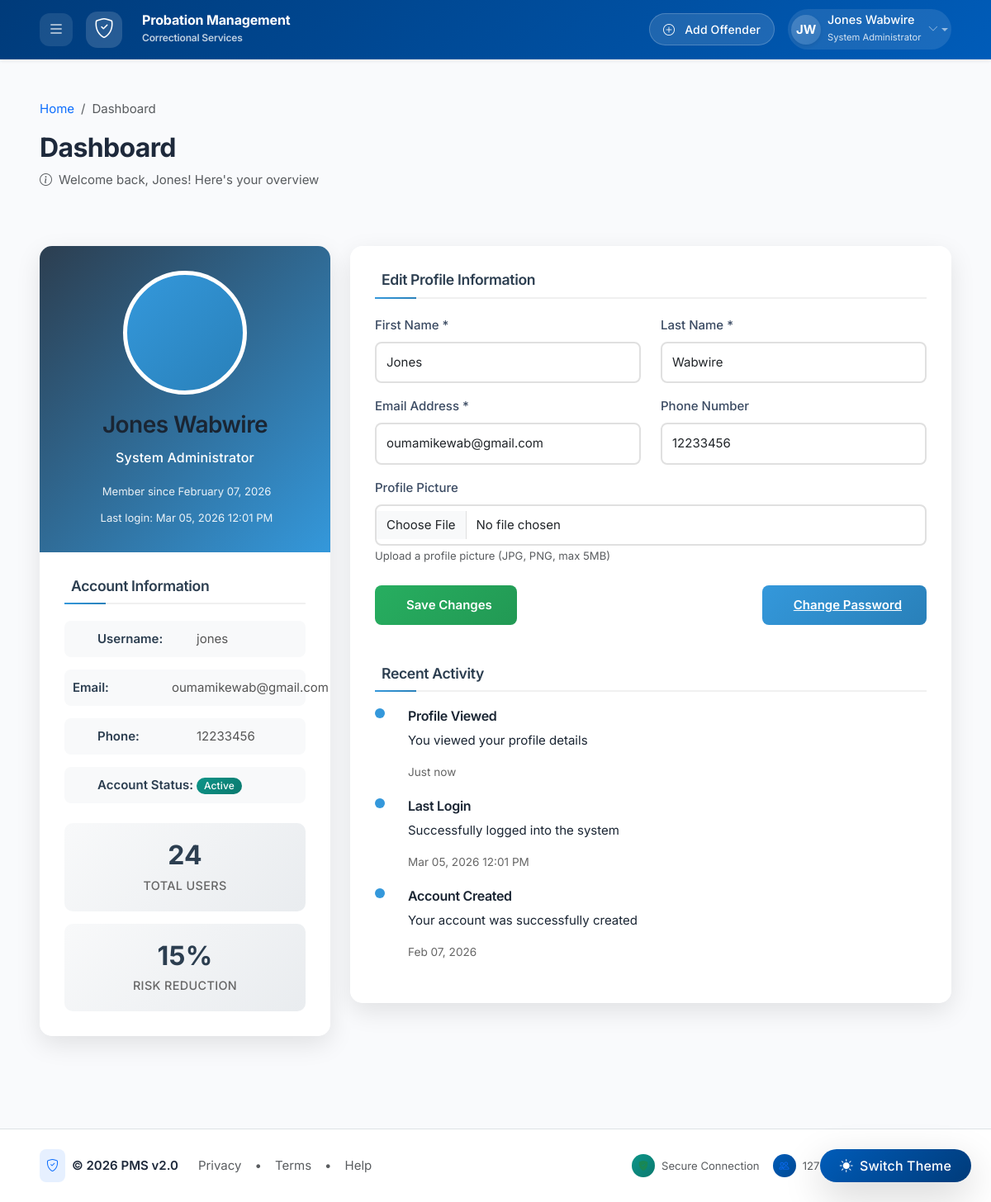
The page /accounts/profile/ (signed in) on the database as committed earlier.
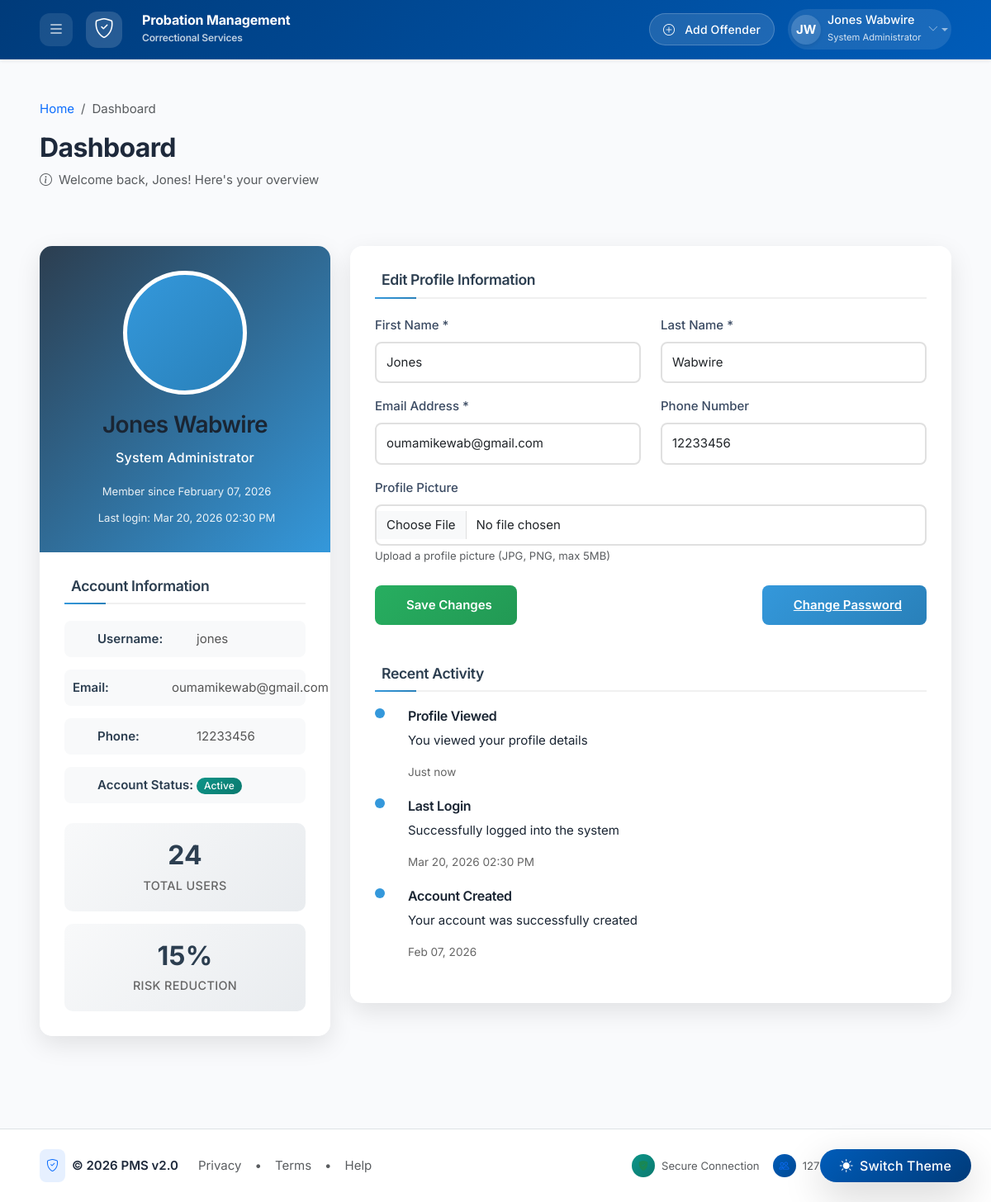
The same page on the database as committed later.
### accounts/models.py (models this page shows, shortened)
class User(AbstractUser):
    class Role(models.TextChoices):
        ADMIN = 'admin', _('System Administrator')
        OFFICER = 'officer', _('Probation Officer')
        OFFENDER = 'offender', _('Offender')
        JUDICIARY = 'judiciary', _('Judiciary Staff')
        NGO = 'ngo', _('NGO Staff')
    role = models.CharField(
        max_length=20,
        choices=Role.choices,
        default=Role.OFFICER,
        verbose_name=_('User Role')
    )
    phone = models.CharField(
        max_length=15,
        blank=True,
        verbose_name=_('Phone Number')
    )
    designation = models.CharField(
        max_length=100,
        blank=True,
        verbose_name=_('Designation')
    )
    profile_picture = models.ImageField(
        upload_to='profiles/',
        blank=True,
        null=True,
        verbose_name=_('Profile Picture')
    )
    date_created = models.DateTimeField(
        auto_now_add=True,
        verbose_name=_('Date Created')
    )
    date_updated = models.DateTimeField(
        auto_now=True,
        verbose_name=_('Date Updated')
    )
    class Meta:
        verbose_name = _('User')
        verbose_name_plural = _('Users')
        ordering = ['-date_created']

### accounts/views.py (the view, shortened to what this page needs)
# urls.py: path('profile/', views.profile_view, name='profile'),
def profile_view(request):
    if not request.user.is_authenticated:
        messages.error(request, 'Please login to view your profile.')
        return redirect('accounts:login')
    user = request.user
    context = {
        'user': user,
        'title': 'My Profile'
    }
    return render(request, 'accounts/profile.html', context)

### accounts/permissions.py (called while the page is built)
def add_role_permissions(request):
    context = {}
    if request.user.is_authenticated:
        context['user_role'] = request.user.role
        context['is_admin'] = request.user.role == User.Role.ADMIN
        context['is_officer'] = request.user.role == User.Role.OFFICER
        context['is_offender'] = request.user.role == User.Role.OFFENDER
        context['is_judiciary'] = request.user.role == User.Role.JUDICIARY
        context['is_ngo'] = request.user.role == User.Role.NGO
    return context

### templates/accounts/profile.html (shortened to what the changed rows need)
{% extends 'base.html' %}
{% load static %}
{% block content %}
<div class="profile-container">
    <div class="row">
        <div class="col-md-4 mb-4">
            <div class="profile-card">
                <div class="profile-header">
                    {% if user.profile_picture %}
                        <img src="{{ user.profile_picture.url }}" alt="Profile Picture" class="profile-avatar">
                    {% else %}
                        <div class="avatar-placeholder">
                        </div>
                    {% endif %}
                    <h3 class="mb-2">{{ user.get_full_name|default:user.username }}</h3>
                    <span class="badge badge-role badge-{{ user.role }}" style="font-size: 1rem;">
                        {{ user.get_role_display }}
                    </span>
                    <div class="mt-3">
                        <small style="opacity: 0.9;">
                            Member since {{ user.date_joined|date:"F d, Y" }}
                        </small>
                    </div>
                    <div class="mt-2">
                        <small style="opacity: 0.9;">
                            Last login: {{ user.last_login|date:"M d, Y h:i A"|default:"Never" }}
                        </small>
                    </div>
                </div>
                <div class="profile-body">
                    <div class="info-item">
                        <span class="info-label">Username:</span>
                        <span class="info-value">{{ user.username }}</span>
                    </div>
                    <div class="info-item">
                        <span class="info-label">Email:</span>
                        <span class="info-value">{{ user.email|default:"Not set" }}</span>
                    </div>
                    <div class="info-item">
                        <span class="info-label">Phone:</span>
                        <span class="info-value">{{ user.phone|default:"Not set" }}</span>
                    </div>
                </div>
            </div>
        </div>
        <div class="col-md-8">
            <div class="profile-card">
                <div class="profile-body">
                    <form method="post" enctype="multipart/form-data">
                        <div class="row">
                            <div class="col-md-6 mb-3">
                                <label class="form-label">First Name *</label>
                                <input type="text" class="form-control" name="first_name"
                                       value="{{ user.first_name|default:'' }}" required>
                            </div>
                            <div class="col-md-6 mb-3">
                                <label class="form-label">Last Name *</label>
                                <input type="text" class="form-control" name="last_name"
                                       value="{{ user.last_name|default:'' }}" required>
                            </div>
                        </div>
                        <div class="row">
                            <div class="col-md-6 mb-3">
                                <label class="form-label">Email Address *</label>
                                <input type="email" class="form-control" name="email"
                                       value="{{ user.email|default:'' }}" required>
                            </div>
                            <div class="col-md-6 mb-3">
                                <label class="form-label">Phone Number</label>
                                <input type="tel" class="form-control" name="phone"
                                       value="{{ user.phone|default:'' }}">
                            </div>
                        </div>
                    </form>
                    <div class="activity-timeline mt-5">
                        {% if user.last_login %}
                        <div class="timeline-item">
                            <div class="timeline-marker"></div>
                            <div class="timeline-content">
                                <h6>Last Login</h6>
                                <p>Successfully logged into the system</p>
                                <div class="timeline-time">{{ user.last_login|date:"M d, Y h:i A" }}</div>
                            </div>
                        </div>
                        {% endif %}
                        <div class="timeline-item">
                            <div class="timeline-content">
                                <h6>Account Created</h6>
                                <p>Your account was successfully created</p>
                                <div class="timeline-time">{{ user.date_joined|date:"M d, Y" }}</div>
                            </div>
                        </div>
                    </div>
                </div>
            </div>
        </div>
    </div>
</div>
{% endblock %}

### templates/base.html (shortened to what the changed rows need)
<!DOCTYPE html>
{% load static %}
<html lang="en" data-bs-theme="auto">
<head>
    <link href="https://cdn.jsdelivr.net/npm/bootstrap@5.3.2/dist/css/bootstrap.min.css" rel="stylesheet">
    <link rel="stylesheet" href="https://cdn.jsdelivr.net/npm/bootstrap-icons@1.11.1/font/bootstrap-icons.css">
    <link rel="stylesheet" href="https://cdn.datatables.net/1.13.6/css/dataTables.bootstrap5.min.css">
    <link rel="stylesheet" href="https://cdn.datatables.net/responsive/2.5.0/css/responsive.bootstrap5.min.css">
    <link href="https://cdn.jsdelivr.net/npm/select2@4.1.0-rc.0/dist/css/select2.min.css" rel="stylesheet">
    <link rel="stylesheet" href="https://cdn.jsdelivr.net/npm/select2-bootstrap-5-theme@1.3.0/dist/select2-bootstrap-5-theme.min.css">
    <link href="https://unpkg.com/aos@2.3.1/dist/aos.css" rel="stylesheet">
    <link rel="stylesheet" href="{% static 'css/style.css' %}">
    <link rel="stylesheet" href="{% static 'css/dashboard.css' %}">
</head>
<body class="d-flex flex-column min-vh-100">
    <nav class="navbar navbar-dark shadow-sm sticky-top app-navbar"
         style="background: linear-gradient(135deg, #003b7a 0%, #005cb9 100%); min-height: 72px; backdrop-filter: blur(10px);">
        <div class="container-fluid px-4">
            <ul class="navbar-nav flex-row align-items-center">
                {% if user.is_authenticated %}
                    <li class="nav-item me-3 d-none d-md-block">
                        <a href="{% url 'offenders:offender_create' %}" class="btn btn-sm text-white px-3"
                           style="background: rgba(255,255,255,0.12); border-radius: 30px; border: 1px solid rgba(255,255,255,0.2); text-decoration: none;">
                            <i class="bi bi-plus-circle me-1"></i> Add Offender
                        </a>
                    </li>
                    <li class="nav-item dropdown">
                        <a class="nav-link dropdown-toggle d-flex align-items-center p-1"
                           href="#"
                           role="button"
                           data-bs-toggle="dropdown"
                           aria-expanded="false"
                           style="background: rgba(255,255,255,0.1); border-radius: 40px; text-decoration: none;">
                            <div class="avatar-circle me-2 shadow-sm"
                                 style="width: 36px; height: 36px; border-radius: 50%; background: linear-gradient(135deg, #ffffff30, #ffffff20); display: flex; align-items: center; justify-content: center; color: white; font-weight: bold;">
                                {{ user.first_name|first|upper }}{{ user.last_name|first|upper }}
                            </div>
                            <div class="d-none d-xl-block text-start me-2">
                                <div class="fw-medium" style="font-size: 0.9rem; line-height: 1.2; color: white;">{{ user.get_full_name|default:user.username }}</div>
                                <small style="font-size: 0.7rem; opacity: 0.9; color: rgba(255,255,255,0.9);">{{ user.get_role_display|default:"User" }}</small>
                            </div>
                            <i class="bi bi-chevron-down text-white-50" style="font-size: 0.8rem;"></i>
                        </a>
                    </li>
                {% endif %}
            </ul>
        </div>
    </nav>
    <div class="container-fluid flex-grow-1 px-0">
        <div class="row g-0">
            <main id="mainContent" class="col-12 px-4 px-xl-5 py-4 py-xl-5">
                <div class="page-header mb-5" data-aos="fade-up" data-aos-duration="500">
                    <div class="d-flex flex-column flex-md-row justify-content-between align-items-start align-items-md-center">
                        <div>
                            <nav aria-label="breadcrumb" class="mb-2">
                                <ol class="breadcrumb">
                                </ol>
                            </nav>
                            <h1 class="h2 fw-bold mb-2" style="letter-spacing: -0.02em; color: #1e293b;">
                                {% block page_title %}Dashboard{% endblock %}
                            </h1>
                            <p class="text-muted mb-0 d-flex align-items-center">
                                <i class="bi bi-info-circle me-2"></i>
                                {% block page_subtitle %}Welcome back, {{ user.first_name|default:"User" }}! Here's your overview{% endblock %}
                            </p>
                        </div>
                    </div>
                </div>
                <div class="content-wrapper" data-aos="fade-up" data-aos-delay="150">
                    {% block content %}{% endblock %}
                </div>
            </main>
        </div>
    </div>
</body>
</html>

Rows that differ between the two databases and show on the page:
changed User "Jones Wabwire": last_login "Mar 05, 2026 12:01 PM" → "Mar 20, 2026 02:30 PM"
